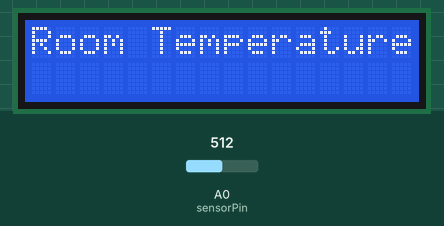
This sketch was run on a simulated Arduino Uno, built with avr-gcc and run on an emulated ATmega328P. Parts: 16×2 character LCD. The test bench sets the inputs (shaded band); at power-on: A0 (sensorPin) = 512. What the sketch prints to the serial monitor is not drawn.

Above: at 0.1 s.
At 6.1 s:
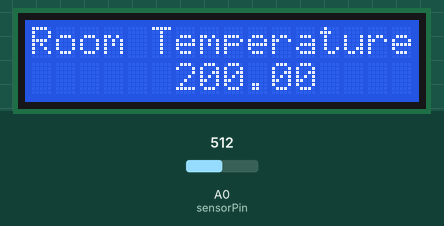

The sketch:

roomtemp.ino
```cpp
#include <LiquidCrystal.h>

LiquidCrystal lcd(12, 11, 5, 4, 3, 2); //LCD pins
const int sensorPin = A0; //Initializing temperature sensor
void setup() {
  // LCD Setups.
  lcd.begin(16, 2);
  lcd.print("Room Temperature: ");
  Serial.begin(9600);
}

void loop() {

  // Declaring array for temperature values
  double tempValues[30];
  double sum = 0;

  for(int i = 0; i < sizeof(tempValues) / sizeof(double); i++){
    int sensorVal = analogRead(sensorPin);
    //------- Calculations for temperature---------
    float voltage = (sensorVal/1024.0) * 5.0;
    float temperature = (voltage - .5) * 100;
    //---------------------------------------------
    tempValues[i] = temperature;
    delay(200);
  }

  // Find the sum of array
  for(int i = 0; i < 30; i++){
    sum = sum + tempValues[i];
  }

  // Calculate average
  float averageTemperature = sum / 30;
  Serial.println(averageTemperature);

  lcd.setCursor(6, 1);
  lcd.print(averageTemperature);


}
```
